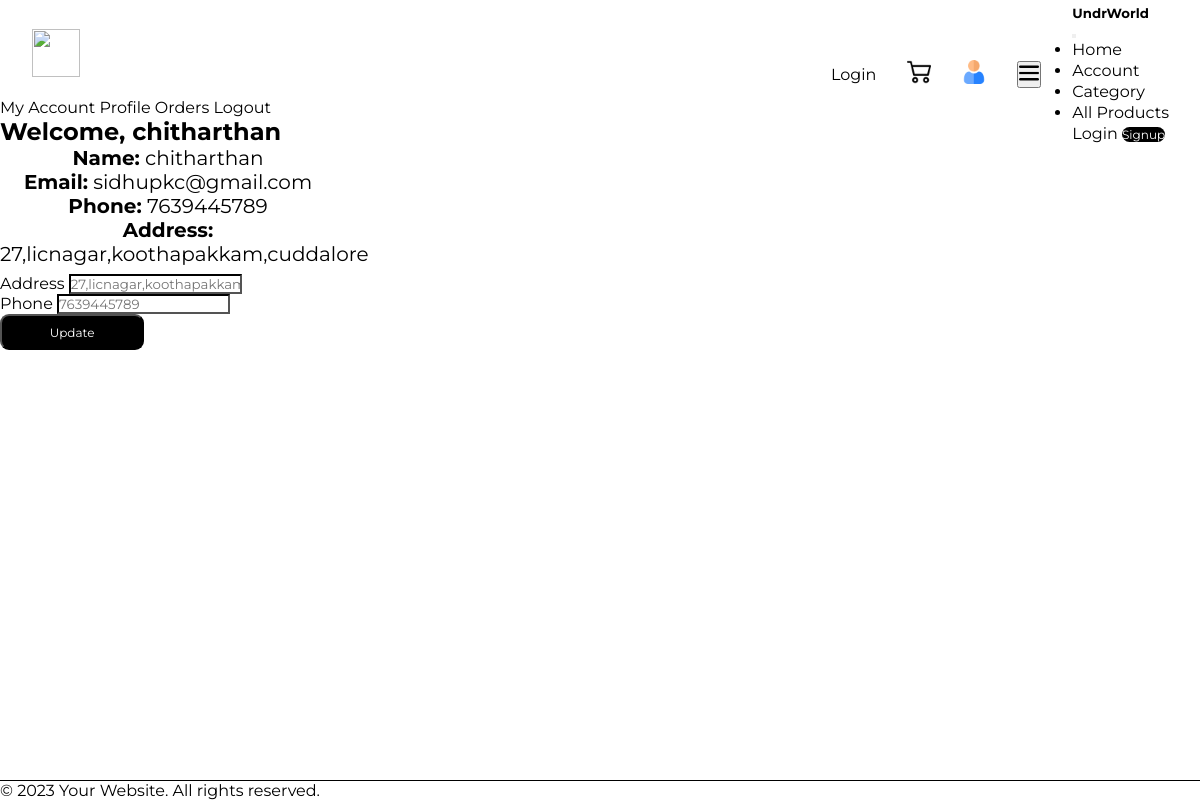
/account/ (signed in), run on the app's committed database.
### userauth/models.py (models this page shows, shortened)
class User(AbstractUser):
    email = models.EmailField(unique=True)
    username = models.CharField(max_length=100)
    USERNAME_FIELD = "email"
    REQUIRED_FIELDS = ['username']

### uwapp/models.py (models this page shows)
class Address(models.Model):
    user = models.ForeignKey(User, on_delete=models.CASCADE)
    Address = models.CharField(max_length=200,null=True)
    phone_num = models.CharField(max_length=15, null=True)
    class Meta:
        verbose_name_plural = "Address"

### uwapp/views.py (the view, shortened to what this page needs)
# urls.py: path("account/",account,name="account"),
@login_required
def account(request):
    account = request.user
    existing_address = Address.objects.filter(user=request.user).first()
    existing_phone = existing_address.phone_num if existing_address else None
    existing_address = Address.objects.filter(user=request.user).first()
    context = {
        "account": account,
        "existing_address": existing_address,
        "existing_phone": existing_address.phone_num if existing_address else None,
    }
    return render(request, 'uwapp/account.html', context)

### templates/uwapp/account.html (shortened to what this page needs)
{% extends 'partials/base.html' %}
{% load static %}
{% block content %}
<body>
    <section class="taskbar ">
        <nav class="menu" data-aos="flip-left" data-aos-duration="2000">
            <a href="{% url 'uwapp:index' %}"><img src="{% static 'img/undrwrld final logo-03.png' %}" alt="">
            </a>
        </nav>
        <nav class="menu_2">
            <a href="{% url 'userauth:login'  %}">Login</a>
            <a href="{% url 'uwapp:cart' %}"><img src="{% static 'img/cart.png' %}" alt=""></a>
            <a href="{% url 'uwapp:account' %}"><img src="{% static 'img/user.png' %}" alt=""></a>
            <button class="navbar-toggler" type="button" data-bs-toggle="offcanvas" data-bs-target="#offcanvasNavbarDark" aria-controls="offcanvasNavbarDark">
                <img src="{% static 'img/menu.png' %}" alt="">
            </button>
            <div class="sidebar offcanvas offcanvas-end text-white" tabindex="-1" id="offcanvasNavbarDark"
                aria-labelledby="offcanvasNavbarDarkLabel">
                <div class="offcanvas-header text-white border-bottom">
                    <h5 class="offcanvas-title" id="offcanvasNavbarDarkLabel">UndrWorld</h5>
                    <button type="button" class="btn-close btn-close-white shadow-none" data-bs-dismiss="offcanvas"
                        aria-label="Close"></button>
                </div>
                <div class="offcanvas-body d-flex flex-column p-4">
                    <ul class="navbar-nav justify-content-center align-items-center flex-grow-1 pe-3">
                        <li class="nav-item">
                            <a class="nav-link active" aria-current="page" href="{% url 'uwapp:index' %}">Home</a>
                        </li>
                        <li class="nav-item">
                            <a class="nav-link" href="{% url 'uwapp:account' %}">Account</a>
                        </li>
                        <li class="nav-item">
                            <a class="nav-link" href="{% url 'uwapp:category' %}">Category</a>
                        </li>
                        <li class="nav-item">
                            <a class="nav-link" href="{% url 'uwapp:product' %}">All Products</a>
                        </li>
                    </ul>
                    <div class="d-flex flex-column justify-content-center align-items-center gap-3">
                        <a href="{% url 'userauth:login'  %}">Login</a>
                        <a href="{% url 'userauth:signup' %}" class="btn btn-primary">Signup</a>
                    </div>
                </div>
            </div>
        </nav>
    </section>
    <section class="account-page">
        <div class="container mt-5">
            <div class="row">
                <div class="col-lg-3">
                    <div class="list-group">
                        <a href="#" class="list-group-item list-group-item-action active">My Account</a>
                        <a href="{% url 'uwapp:account' %}" class="list-group-item list-group-item-action">Profile</a>
                        <a href="{% url 'uwapp:orders' %}" class="list-group-item list-group-item-action">Orders</a>
                        <a href="{% url 'userauth:signout' %}" class="list-group-item list-group-item-action">Logout</a>
                    </div>
                </div>
                <div class="col-lg-5">
                    <h1 class="">Welcome, {{ account.username }}</h1>
                    <div class="card ard">
                        <div class="card-body">
                            <p class="card-text"><strong>Name:</strong> {{ account.username }}</p>
                            <p class="card-text"><strong>Email:</strong> {{ account.email }}</p>
                            {% if existing_phone %}
                                <p class="card-text"><strong>Phone:</strong> {{ existing_phone }}</p>
                            {% else %}
                                <p class="card-text"><strong>Phone:</strong></p>
                            {% endif %}
                            {% if existing_address %}
                                <p class="card-text"><strong>Address:</strong> {{ existing_address.Address }}</p>
                            {% else %}
                                <p class="card-text"><strong>Address:</strong></p>
                            {% endif %}
                        </div>
                    </div>
                </div>
                <div class="col-lg-4">
                    <div class="card ard mt-4">
                        <div class="card-body">
                            <form method="post">
                                <div class="form-group">
                                    <label for="address">Address</label>
                                    <input type="text" class="form-control" id="address" name="address" placeholder="{{ existing_address.Address }}" required>
                                </div>
                                <div class="form-group mt-2">
                                    <label for="zip">Phone</label>
                                    <input type="tel" class="form-control" id="zip" name="phone" placeholder="{{ existing_phone }}" required>
                                </div>
                                <button type="submit" class="btn btn-primary mt-4" id="saveAddress">Update</button>
                            </form>
                        </div>
                    </div>
            </div>
        </div>
    </section>
</body>
<footer class="footer_x ">
    <div class="text-center p-3" style="background-color: white;">
        &copy; 2023 Your Website. All rights reserved.
    </div>
</footer>
</html>
{% endblock content %}

### static/css/style.css (style rules this page uses)
* { padding: 0; margin: 0; font-family: "Montserrat", sans-serif; }
body { min-height: 100vh; display: flex; flex-direction: column; background-color:white; }
a { text-decoration: none; color: inherit; }
.taskbar { height: 4em; width: 100%; display: flex; justify-content: space-between; }
.menu { height: 5em; width: 7em; padding-top: 15px; display: flex; align-items: center; justify-content: center; }
.menu img { height: 3em; width: 3em; }
.menu_2 { height: 3em; width: 25em; padding-top: 50px; display: flex; align-items: center; justify-content: space-evenly; }
.menu_2 img { height: 1.5em; width: 1.5em; }
.card { height: 26em; width: 21em; border: none; }
.card-body { display: flex; flex-direction: column; padding: 0; }
.card-text { text-align: center; font-size: 20px; margin-bottom: unset; margin-top: auto; }
.btn { background-color:black; color: #fff; border-color: black; height: 3em; width: 12em; font-size: 12px; border-radius: 9px; }
.form-control { border-color: black; }
.footer_x { border-top: 1px solid; background-color: grey; margin-top: auto; width: 100%; left: 0; bottom: 0; }
.taskbar { flex: 0; }
.ard { height: 8em; }
.account-page { height: 75vh; }
.sidebar { background-color: rgba( 255, 255, 255, 0.15); backdrop-filter:blur(10px) ; border-radius: 9px; }
.nav-item a::after { content: ''; width: 0%; height: 2px; display: block; margin: auto; background: white; transition: 0.5s; }

### data on the page
User: username "chitharthan", email "sidhupkc@gmail.com"
Address: phone_num "7639445789", Address "27,licnagar,koothapakkam,cuddalore", address "27,licnagar,koothapakkam,cuddalore", phone "7639445789"
